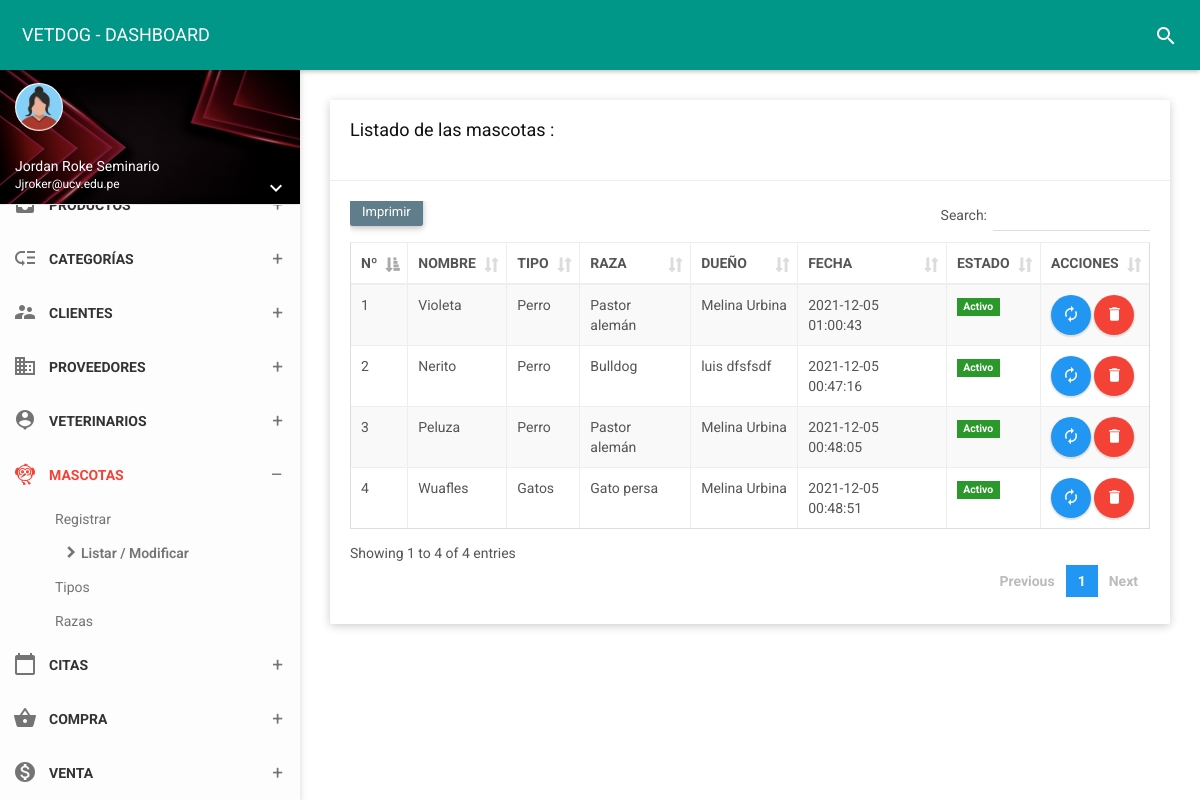
The page /folder/mascotas.php (signed in) on the database its author committed.
### tables this page shows
CREATE TABLE `pet` (
  `id_pet` int(11) NOT NULL,
  `nomas` varchar(50) NOT NULL,
  `id_tiM` int(11) NOT NULL,
  `id_raza` int(11) NOT NULL,
  `sexo` varchar(15) NOT NULL,
  `edad` varchar(15) NOT NULL,
  `tamano` varchar(15) NOT NULL,
  `peso` char(6) NOT NULL,
  `id_due` int(11) NOT NULL,
  `obser` varchar(255) NOT NULL,
  `estado` char(1) NOT NULL,
  `fere` timestamp NOT NULL DEFAULT current_timestamp() ON UPDATE current_timestamp()
);

CREATE TABLE `pet_type` (
  `id_tiM` int(11) NOT NULL,
  `noTiM` varchar(35) NOT NULL,
  `estado` char(1) NOT NULL,
  `fere` timestamp NOT NULL DEFAULT current_timestamp() ON UPDATE current_timestamp()
);

CREATE TABLE `raza` (
  `id_raza` int(11) NOT NULL,
  `nomraza` varchar(50) NOT NULL,
  `id_tiM` int(11) NOT NULL,
  `estado` char(1) NOT NULL
);

CREATE TABLE `owner` (
  `id_due` int(11) NOT NULL,
  `dni_due` char(8) NOT NULL,
  `nom_due` varchar(35) NOT NULL,
  `ape_due` varchar(35) NOT NULL,
  `fecnaci` varchar(35) NOT NULL,
  `movil` char(9) NOT NULL,
  `fijo` char(6) NOT NULL,
  `correo` varchar(30) NOT NULL,
  `direc` varchar(150) NOT NULL,
  `estado` char(1) NOT NULL,
  `usuario` varchar(25) NOT NULL,
  `contra` varchar(255) NOT NULL,
  `cargo` int(11) NOT NULL,
  `foto` varchar(255) NOT NULL,
  `fere` timestamp NOT NULL DEFAULT current_timestamp() ON UPDATE current_timestamp()
);

### controlador/petcontrolador.php (called while the page is built, shortened)
<?php
require_once '../modelo/modelopet.php';
class petcontrolador{
    function mostrar(){
        $pet=new Modelo();
        $dato=$pet->mostrar("pet", "1");
        require_once '../vista/mascotas/mostrar.php';
    }
    }

### modelo/modelopet.php (called while the page is built, shortened)
<?php
class Modelo{
  private $pet;
  private $db;
  public function __construct(){
      $this->pet=array();
      $this->db=new PDO('mysql:host=localhost;dbname=vetdog',"root","");
  }
  public function mostrar($tabla,$condicion){
      $consulta="SELECT pet.id_pet, pet.nomas, pet_type.id_tiM, pet_type.noTiM, raza.id_raza, raza.nomraza, pet.sexo, pet.edad, pet.tamano, pet.peso, owner.id_due, owner.dni_due, owner.nom_due, owner.ape_due, owner.fecnaci, owner.movil, owner.fijo, owner.correo, owner.direc, pet.obser, pet.estado, pet.fere FROM pet INNER JOIN pet_type ON pet.id_tiM =  pet_type.id_tiM INNER JOIN raza ON pet.id_raza =raza.id_raza INNER JOIN owner ON pet.id_due = owner.id_due";
      $resultado=$this->db->query($consulta);
      while ($tabla=$resultado->fetchAll(PDO::FETCH_ASSOC)) {
          $this->pet[]=$tabla;
      }
      return $this->pet;
    }
}
 ?>

### vista/mascotas/mostrar.php (the view, shortened to what this page needs)
<!DOCTYPE html>
<html>
<head>
    <link href="../assets/plugins/bootstrap/css/bootstrap.css" rel="stylesheet">
    <link href="../assets/plugins/node-waves/waves.css" rel="stylesheet" />
    <link href="../assets/plugins/animate-css/animate.css" rel="stylesheet" />
    <link href="../assets/plugins/jquery-datatable/skin/bootstrap/css/dataTables.bootstrap.css" rel="stylesheet">
    <link href="../css/style.css" rel="stylesheet">
    <link href="../assets/css/themes/all-themes.css" rel="stylesheet" />
</head>
<body class="theme-red">
    <nav class="navbar">
        <div class="container-fluid">
            <div class="navbar-header">
                <a class="navbar-brand" href="../vista/panel-admin/administrador"> VETDOG - DASHBOARD </a>
            </div>
            <div class="collapse navbar-collapse" id="navbar-collapse">
                <ul class="nav navbar-nav navbar-right">
                    <li><a href="javascript:void(0);" class="js-search" data-close="true"><i class="material-icons">search</i></a></li>
                </ul>
            </div>
        </div>
    </nav>
    <section>
        <aside id="leftsidebar" class="sidebar">
            <div class="user-info">
                <div class="image">
                    <img src="../assets/img/mujerico.png" width="48" height="48" alt="User" />
                </div>
                <div class="info-container">
                    <div class="name" data-toggle="dropdown" aria-haspopup="true" aria-expanded="false"><?php echo ucfirst($_SESSION['nombre']); ?></div>
                    <div class="email"><?php echo ucfirst($_SESSION['correo']); ?></div>
                    <div class="btn-group user-helper-dropdown">
                        <i class="material-icons" data-toggle="dropdown" aria-haspopup="true" aria-expanded="true">keyboard_arrow_down</i>
                    </div>
                </div>
            </div>
            <div class="menu">
                <ul class="list">
                    <li>
                        <a href="javascript:void(0);" class="menu-toggle">
                            <i class="material-icons">inbox</i>
                            <span>PRODUCTOS</span>
                        </a>
                    </li>
                    <li>
                        <a href="javascript:void(0);" class="menu-toggle">
                            <i class="material-icons">low_priority</i>
                            <span>CATEGORÍAS</span>
                        </a>
                    </li>
                    <li>
                        <a href="javascript:void(0);" class="menu-toggle">
                            <i class="material-icons">supervisor_account</i>
                            <span>CLIENTES</span>
                        </a>
                    </li>
                    <li>
                        <a href="javascript:void(0);" class="menu-toggle">
                            <i class="material-icons">business</i>
                            <span>PROVEEDORES</span>
                        </a>
                    </li>
                    <li>
                        <a href="javascript:void(0);" class="menu-toggle">
                            <i class="material-icons">person_pin</i>
                            <span>VETERINARIOS</span>
                        </a>
                    </li>
                    <li class="active">
                        <a href="javascript:void(0);" class="menu-toggle">
                            <i class="material-icons">flutter_dash</i>
                            <span>MASCOTAS</span>
                        </a>
                        <ul class="ml-menu">
                            <li>
                                <a href="../vista/mascotas/nuevo">Registrar</a>
                            </li>
                            <li class="active">
                                <a href="mascotas">Listar / Modificar</a>
                            </li>
                            <li>
                                <a href="tipo">Tipos</a>
                            </li>
                            <li>
                                <a href="raza">Razas</a>
                            </li>
                        </ul>
</li>
                    <li>
                        <a href="javascript:void(0);" class="menu-toggle">
                            <i class="material-icons">calendar_today</i>
                            <span>CITAS</span>
                        </a>
    </li>
    <li>
                        <a href="javascript:void(0);" class="menu-toggle">
                            <i class="material-icons">shopping_basket</i>
                            <span>COMPRA</span>
                        </a>
    </li>
<li>
                        <a href="javascript:void(0);" class="menu-toggle">
                            <i class="material-icons">monetization_on</i>
                            <span>VENTA</span>
                        </a>
    </li>
    </section>
    <section class="content">
        <div class="container-fluid">
            <div class="row clearfix">
                <div class="col-lg-12 col-md-12 col-sm-12 col-xs-12">
                    <div class="card">
                        <div class="header">
                            <h2>
                                Listado de las mascotas :
                            </h2><br>
                        </div>
                        <div class="body">
                            <div class="table-responsive">
                                <table class="table table-bordered table-striped table-hover dataTable js-exportable">
                                    <thead>
                                        <tr>
                                        <th>Nº</th>
                                        <th>NOMBRE</th>
                                        <th>TIPO</th>
                                        <th>RAZA</th>
                                        <th>DUEÑO</th>
                                        <th>FECHA</th>
                                        <th>ESTADO</th>
                                        <th>ACCIONES</th>
                                    </tr>
                                    </thead>
                                    <tbody>
                                       <?php
                          foreach ($dato as $key => $value){
                              foreach ($value as $va) { ?>
                                        <tr>
            <td><?php echo $va['id_pet'];?></td>
            <td><?php echo $va['nomas'];?></td>
            <td><?php echo $va['noTiM'];?></td>
            <td><?php echo $va['nomraza'];?></td>
            <td><?php echo $va['nom_due'];?>&nbsp;<?php echo $va['ape_due'];?></td>
            <td><?php echo $va['fere'];?></td>
<td><?php
                if($va['estado']==1)  { ?>
                <form  method="get" action="javascript:activo('<?php echo $va['id_pet']; ?>')">
                    <span class="label label-success">Activo</span>
                </form>
                <?php  }   else {?>
                    <form  method="get" action="javascript:inactivo('<?php echo $va['id_pet']; ?>')">
                        <button type="submit" class="btn btn-danger btn-xs">Inactivo</button>
                     </form>
                        <?php  } ?></td>
<td><a type="button" href="../vista/mascotas/edit?id=<?php echo $va["id_pet"]; ?>"  class="btn bg-blue btn-circle waves-effect waves-circle waves-float">
                    <i class="material-icons">autorenew</i>
                </a>
                <a type="button" href="../vista/mascotas/borrar?id=<?php echo $va["id_pet"]; ?>"  class="btn bg-red btn-circle waves-effect waves-circle waves-float">
                    <i class="material-icons">delete</i>
                </a>
                                        </tr>
                            <?php
                              }
                              }
                              ?>
                                    </tbody>
                                </table>
                            </div>
                        </div>
                    </div>
                </div>
            </div>
        </div>
    </section>
</body>
</html>

### assets/css/themes/all-themes.css (style rules this page uses)
.theme-red .navbar-brand { color: #fff; }
.theme-red .nav > li > a { color: #fff; }
.theme-red .sidebar .menu .list li.active { background-color: transparent; }
.theme-red .sidebar .menu .list li.active > :first-child i, .theme-red .sidebar .menu .list li.active > :first-child span { color: #F44336; }
.theme-red .sidebar .menu .list .toggled { background-color: transparent; }
.theme-red .sidebar .menu .list .ml-menu { background-color: transparent; }

### rows shown on the page
pet: id_pet "1", nomas "Violeta", id_tiM.noTiM "Perro", id_raza.nomraza "Pastor alemán", id_due.nom_due "Melina", id_due.ape_due "Urbina", fere "2021-12-05 01:00:43"
pet: id_pet "2", nomas "Nerito", id_tiM.noTiM "Perro", id_raza.nomraza "Bulldog", id_due.nom_due "luis", id_due.ape_due "dfsfsdf", fere "2021-12-05 00:47:16"
pet: id_pet "3", nomas "Peluza", id_tiM.noTiM "Perro", id_raza.nomraza "Pastor alemán", id_due.nom_due "Melina", id_due.ape_due "Urbina", fere "2021-12-05 00:48:05"
pet: id_pet "4", nomas "Wuafles", id_tiM.noTiM "Gatos", id_raza.nomraza "Gato persa", id_due.nom_due "Melina", id_due.ape_due "Urbina", fere "2021-12-05 00:48:51"

### other values the page prints
$_SESSION['nombre'] "Jordan Roke Seminario"
$_SESSION['correo'] "Jjroker@ucv.edu.pe"
